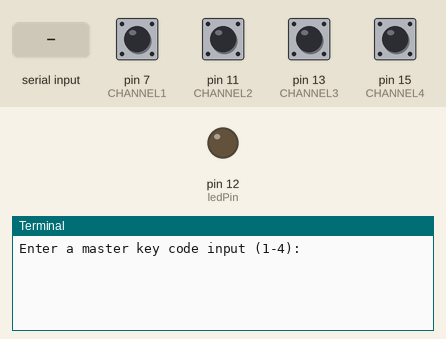
Recording of a program running on a simulated Raspberry Pi (header pin numbers). On the bench: output pins drawn as LEDs (lit = HIGH), the last lines printed to the terminal. Inputs (shaded band) come from the test bench; at power-on: pin 7 (CHANNEL1), pin 11 (CHANNEL2), pin 13 (CHANNEL3), pin 15 (CHANNEL4) LOW.

Above: at 1.2 s.
1.3 s: pin 7 (CHANNEL1) pulled HIGH for 0.15 s
At 2.1 s:
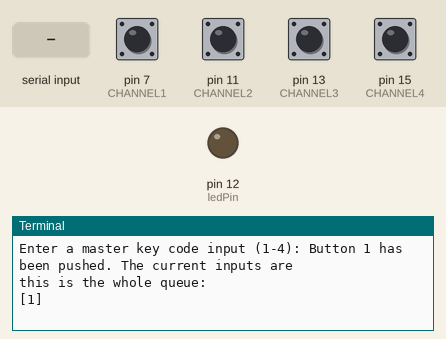
2.9 s: pin 11 (CHANNEL2) pulled HIGH for 0.15 s
At 4.2 s:
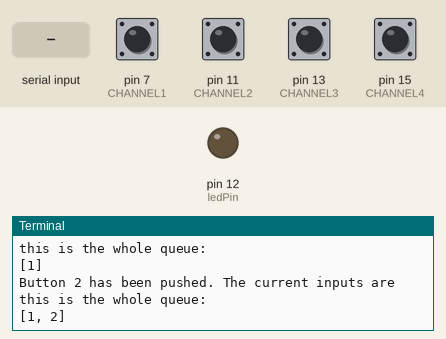
4.5 s: pin 13 (CHANNEL3) pulled HIGH for 0.15 s
At 5.7 s:
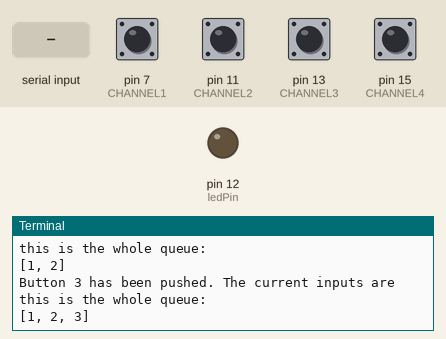
6.1 s: pin 15 (CHANNEL4) pulled HIGH for 0.15 s
At 6.9 s:
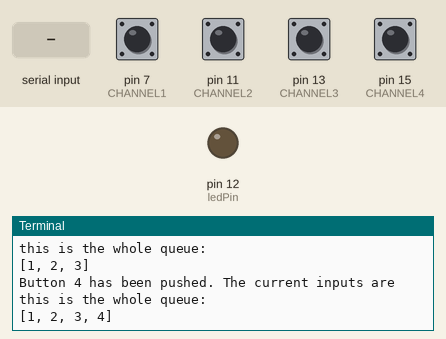
7.7 s: "5" typed at the terminal, then Enter
At 8.6 s:
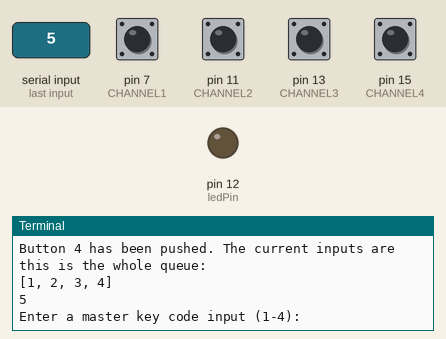

Measured:
- after the input at 1.3 s, the terminal: prints a new line after 0.15 s (image 1)
- after the input at 2.9 s, the terminal: prints a new line after 0.15 s (image 2)
- after the input at 4.5 s, the terminal: prints a new line after 0.15 s (image 3)
- after the input at 6.1 s, the terminal: prints a new line after 0.15 s (image 4)
- after the input at 7.7 s, the terminal: prints a new line at once (image 5)

The program:

RpiProj.py
```python
# This file will be for the Raspberry Pi lock program
# Jason Au
# 1/14/2019
# Will primarily focus on implementing interrupts with the raspberry pi to make the overall function more efficient


# Do setup as usual


# def callback_handle(channel):
#   #This is what to do when the event is called
#   print("Call back handle called")


#GPIO.add_event_detect(CHANNEL, GPIO.FALLING, callback=callback_handle,
#                      bouncetime=300)  # CHANNEL needs to be replaced with a value
# whatever callback is equal to is the function
# that will execute when the event is detected
# bouncetime is the amount of time to where another input
# will be ignored
# whenever the requirements for the event_detect is activated, the current code being executed will be ignored and proceed to be executed

# actual code to do program ----
from time import sleep
from QueueClass import Queue
import RPi.GPIO as GPIO
from time import sleep
from sendmail import send_mail
MAX_SIZE = 4
CHANNELTOINPUT = {}  # dictionary associating the channel with its input value
CHANNEL1 = 7
CHANNEL2 = 11
CHANNEL3 = 13
CHANNEL4 = 15
ledPin = 12
# Pins to use for buttons : Pin 7, Pin 11, Pin 13, Pin 15
queue = Queue(MAX_SIZE)  # global queue to hold the input buttons

#Sets up the gpio pins for the buttons for input and output

def setup():
    GPIO.setmode(GPIO.BOARD)
    GPIO.setup(CHANNEL1, GPIO.IN, pull_up_down=GPIO.PUD_DOWN)
    GPIO.setup(CHANNEL2, GPIO.IN, pull_up_down=GPIO.PUD_DOWN)
    GPIO.setup(CHANNEL3, GPIO.IN, pull_up_down=GPIO.PUD_DOWN)
    GPIO.setup(CHANNEL4, GPIO.IN, pull_up_down=GPIO.PUD_DOWN)
    GPIO.setup(ledPin,GPIO.OUT)
# Initalizes the queue that will represent the buttons the user must push to "successfully" open/ turn on led
def initMasterQueue():
    masterQueue = Queue(MAX_SIZE)
    i = 0
    while i < 4:
        masterQueue.enqueue(int(input("Enter a master key code input (1-4): ")))
        i +=1
    return masterQueue


# Interrupt handler for when a button is pushed
# interrupts the current line of code to execute
def callback_handle(channel):

    if queue.size() >= 4:  # if more than 4 inputs has been added to the current queue list, dequeue one
        queue.dequeue()
    queue.enqueue(CHANNELTOINPUT[channel])
    print("Button " + str(CHANNELTOINPUT[channel]) + " has been pushed. The current inputs are " )
    queue.printQueue()

# initalize the interrupts to the dictionary and add the events to be detect
def initalizeInterrupts():
    CHANNELTOINPUT[CHANNEL1] = 1  # each buttons channel value is added to a dictionary as a key`
    CHANNELTOINPUT[CHANNEL2] = 2  # assigned a value 1-4 to simulate separate buttons
    CHANNELTOINPUT[CHANNEL3] = 3
    CHANNELTOINPUT[CHANNEL4] = 4

    GPIO.add_event_detect(CHANNEL1, GPIO.FALLING, callback=callback_handle, bouncetime=150)  # channel = GPIO pin
    GPIO.add_event_detect(CHANNEL2, GPIO.FALLING, callback=callback_handle,
                          bouncetime=300)  # gpio falling = falling edge of the button
    GPIO.add_event_detect(CHANNEL3, GPIO.FALLING, callback=callback_handle,
                          bouncetime=300)  # callback = the function to be called on detection
    GPIO.add_event_detect(CHANNEL4, GPIO.FALLING, callback=callback_handle,
                          bouncetime=300)  # bouncetime = deadtime on being able to add another input


def main():
    setup()
    initalizeInterrupts()
    masterQueue = initMasterQueue()
    GPIO.output(ledPin,GPIO.LOW) #set it to low on start up

    while True:


        if queue.getQueue() == masterQueue.getQueue():  # if the last 4 inputs inputted by the buttons are equal to the master key
            GPIO.output(ledPin, GPIO.HIGH)
            send_mail()
            queue.dequeue()
            queue.dequeue()
            queue.dequeue()
            queue.dequeue()
        else:
            GPIO.output(ledPin,GPIO.LOW)

main()
```

QueueClass.py
```python
#Queue Class that takes a max size as a parameter and will only enqueue items up to that max size indicated
class Queue:

    def __init__(self, MAX_SIZE):
        self.queue = []
        self.MAX_SIZE = MAX_SIZE

    # create an empty queue
    def create_queue(self):
        return []

    # return the size of the list added as a parameter
    def size(self):
        return len(self.queue)
    def maxsize(self):
        return self.MAX_SIZE
    # add an input to the end of the list
    # returns list
    def enqueue(self,input):
        if self.size() < self.maxsize():
            self.queue.append(input)
        return self.queue

    # pops off the first item of the list
    def dequeue(self):
        return self.queue.pop(0)
    def printQueue(self):
        print("this is the whole queue: ")
        print(self.queue)
    def getQueue(self):
        return self.queue

def testQueue():
    q1 = Queue(4)#make a queue of size 4
    q1.printQueue()
    q1.enqueue(1)
    q1.printQueue()
    q1.dequeue()
    q1.printQueue()
    q1.enqueue(3)
    q1.enqueue(4)
    q1.enqueue(2)
    q1.enqueue(2)
    q1.printQueue()
    q1.enqueue(1)
    q1.printQueue()
    print("Item dequeued: " + str(q1.dequeue()))
#testQueue()
```

sendmail.py
```python
import smtplib

MY_ADDRESS = 'Enter email here'
password = 'enter password here'

def send_mail():
    server = smtplib.SMTP('smtp.gmail.com',587)
    server.starttls()
    server.login(MY_ADDRESS,password)
    msg = "The passcode was entered successfully"
    server.sendmail(MY_ADDRESS,MY_ADDRESS,msg)
    server.quit()
```
